Frame 1 (no input): blank canvas, image omitted
Frame 60 (the mouse pressed at the canvas centre just before this capture): blank canvas, image omitted
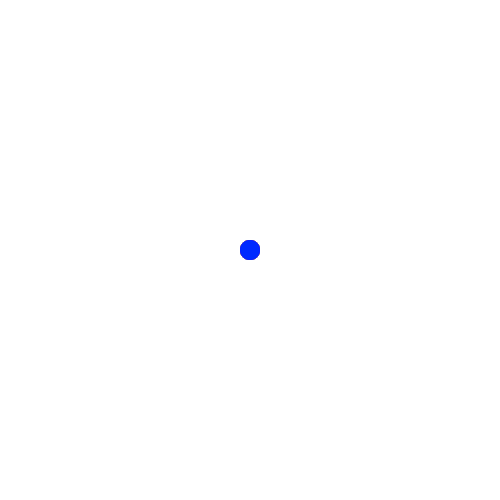
Frame 120 (the mouse held since frame 60 and released just before this capture)

The Processing sketch whose frames 1 and 60 were blank and that drew this single picture after the mouse press (run headless with seeded random() and noise(); from frame 60 on, the mouse is pressed at the canvas centre):

// Processing sketch: processing_178679
// ── processing_178679.pde

int counter;

void setup() {  //setup function called initially, only once
  size(500, 500);
  background(255);  //set background white
  colorMode(HSB);   //set colors to Hue, Saturation, Brightness mode
  counter = 0;
}

void draw() {  //draw function loops 
  counter++;
  noStroke();
  fill(random(255),255,255,255);
  
  if(mousePressed == true) { //add some interaction
    ellipse(mouseX, mouseY, 20, 20);
  }
  else {

  }
}
